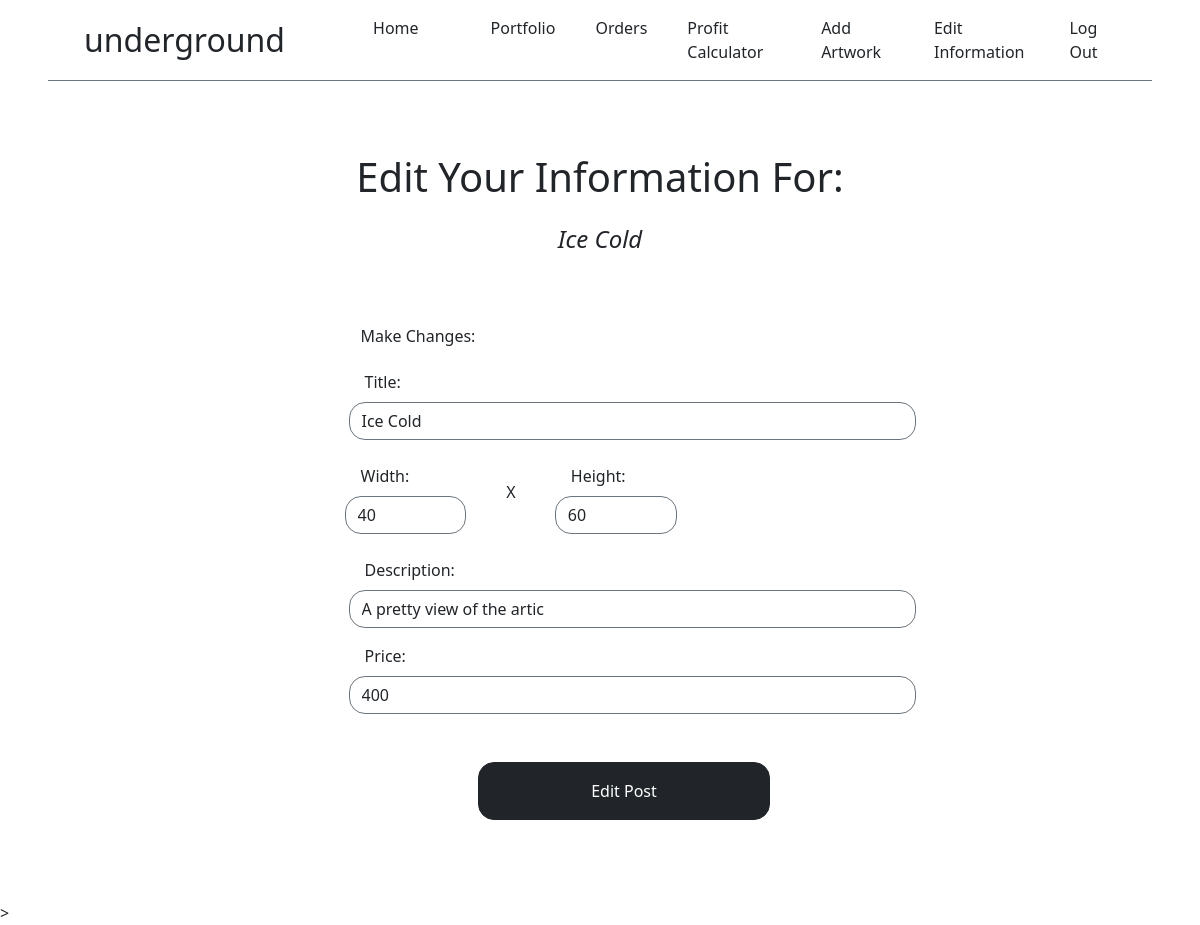
Page /edit/8 (signed in) on the committed database.
### app/models.py (models this page shows, shortened)
class Art(db.Model):
    art_id = db.Column(db.Integer, primary_key=True)
    title = db.Column(db.String(50), nullable=False)
    width = db.Column(db.Integer, nullable=False)
    height = db.Column(db.Integer, nullable=False)
    description = db.Column(db.String(150), nullable=False)
    price = db.Column(db.Integer, nullable=False)
    user_id = db.Column(db.Integer, db.ForeignKey("user.id"))
    image = db.Column(db.String)
    stripe_product_id = db.Column(db.String)

### app/routes.py (the view, shortened to what this page needs)
@app.route('/edit/<art_id>', methods=["GET", "POST"])
@login_required
def edit_art(art_id):
    form = AddArtForm()
    art_to_edit = Art.query.get_or_404(art_id)
    if art_to_edit.user_id != current_user.id:
        flash("You do not have permission to edit this post", "danger")
        return redirect(url_for('index'))
    form.title.data = art_to_edit.title
    form.width.data = art_to_edit.width
    form.height.data = art_to_edit.height
    form.description.data = art_to_edit.description
    form.price.data = art_to_edit.price
    return render_template('edit.html', form=form, art=art_to_edit)

### app/forms.py
class AddArtForm(FlaskForm):
    title = StringField('Title:', validators=[InputRequired()])
    width = IntegerField('Width:', validators=[InputRequired()])
    height = IntegerField('Height:', validators=[InputRequired()])
    description = StringField('Description:', validators=[InputRequired()])
    price = IntegerField('Price:', validators=[InputRequired()])
    submit = SubmitField('Add Artwork')

### app/models.py (called while the page is built)
@login.user_loader
def get_a_user_by_id(user_id):
    return db.session.get(User, user_id)

### app/templates/edit.html (shortened to what this page needs)
{% extends 'base.html' %}
{% block header %}
    <h1 class="text-dark fw-lighter fs-1 mt-4">Edit Your Information For:</h1>
         <h4 class="text-dark fw-lighter mt-4"><em>{{ art.title }}</em></h4>
{% endblock %}
{% block content %}
<div class="row justify-content-center">
    <div class="col-7">
        <div class="card mb-5 border border-white ps-5">
            <div class="card-body">
                <form action="" method="POST">
                    <div class="row ms-1">
                        <h4 class="mb-4 text-dark fw-light fs-6">Make Changes:</h4>
                        {{ form.title.label (class="ms-1") }}
                        {{ form.title(class="form-control rounded-4 border border-secondary mt-2" ) }}
                    </div>
                    <div class="row mt-3">
                        <div class="col-3 mb-2 mt-2 me-3">
                            {{ form.width.label (class="ms-3")}}
                            {{ form.width(class="form-control rounded-4 border border-secondary mt-2") }}
                        </div>
                        <div class="col-1 mt-4">
                            <p>X</p>
                        </div>
                        <div class="col-3 mb-2 mt-2">
                            {{ form.height.label (class="ms-3")}}
                            {{ form.height(class="form-control rounded-4 border border-secondary mt-2") }}
                        </div>
                    </div>
                    <div class="row ms-1 mt-3">
                        {{ form.description.label (class="ms-1")}}
                        {{ form.description(class="form-control rounded-4 border border-secondary mt-2") }}
                    </div>
                    <div class="row ms-1 mt-3">
                        {{ form.price.label (class="ms-1")}}
                        {{ form.price(class="form-control rounded-4 border border-secondary mt-2", placeholder="Numbers Only") }}
                    </div>
                    <div class="row justify-content-center">
                        {{ form.submit(class="btn btn-dark w-50 m-3 mt-5 rounded-4 p-3 mt-2 ", value="Edit Post") }}
                    </div>
                </form>
            </div>
        </div>
    </div>
</div>
{% endblock %}

### rows in the picture
Art: title "Ice Cold", width "40", height "60", description "A pretty view of the artic", price "400"
